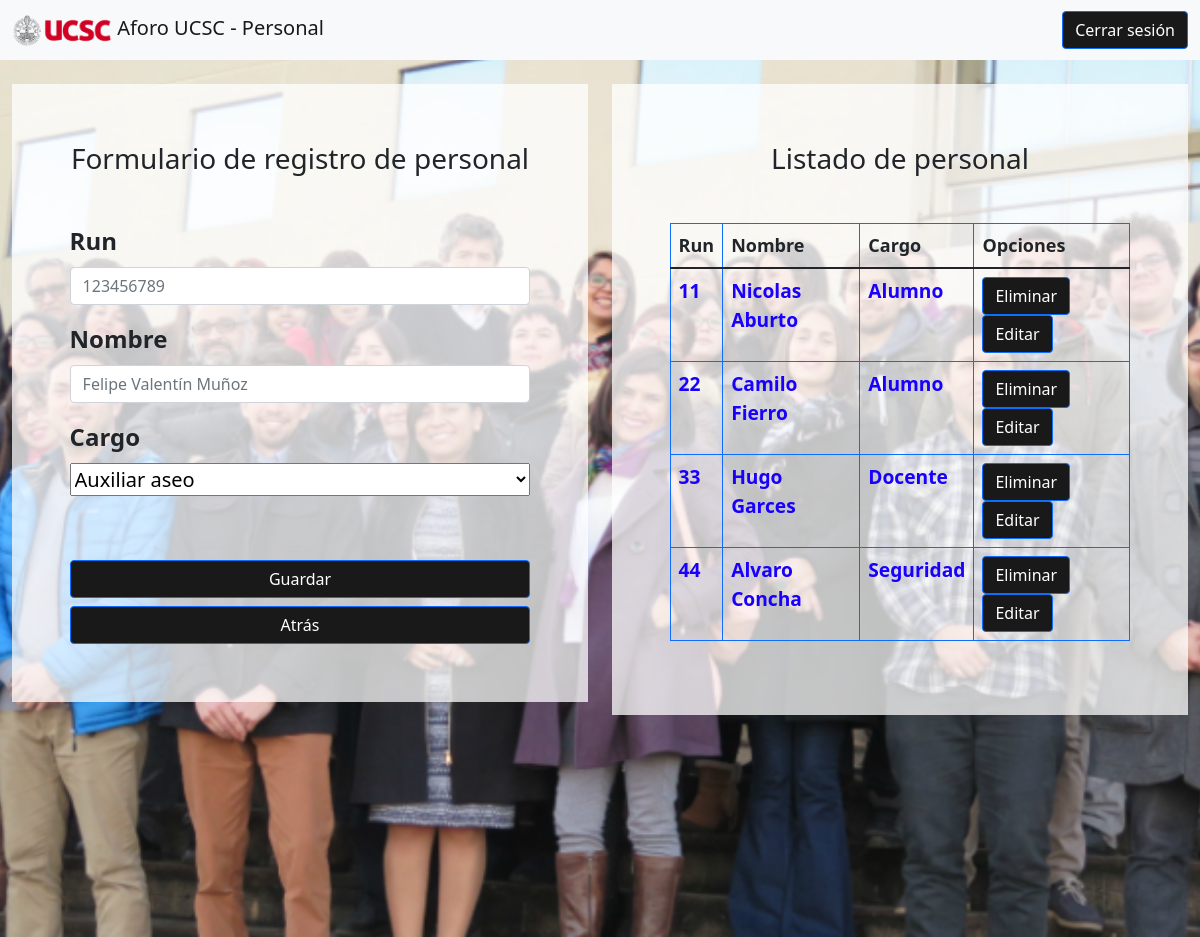
Screenshot of /Mantenedor_personal/index_personal.php with the database file from the repository.
### tables this page shows
CREATE TABLE `personal` (
  `run` int(9) NOT NULL,
  `nombre` varchar(30) NOT NULL,
  `cargo` varchar(14) NOT NULL
);

### Mantenedor_personal/index_personal.php (the view, shortened to what this page needs)
<?php
    require("conexion.php");
?>
<!DOCTYPE html>
<html lang="es">
<head>
    <link rel="stylesheet" href="../CSS/estilo_mantenedor.css">
    <link href="https://cdn.jsdelivr.net/npm/bootstrap@5.1.3/dist/css/bootstrap.min.css" rel="stylesheet">
</head>
<body>
    <nav class="navbar navbar-expand-lg navbar-light bg-light">
        <div class="container-fluid">
            <a class="navbar-brand" href="https://www.ucsc.cl/">
                <img src="../CSS/logoucsc.png" alt="" width="100" height="33" class="d-inline-block align-text-top">
                Aforo UCSC - Personal
            </a>
            <a align="center" href="../acceso.php" class="cerrarsesion boton">
                <button value="cerrarsesion" class="btn btn-primary" type="button">Cerrar sesión</button>
            </a>
        </div>
    </nav>
    <div class="container-fluid fondopersonal">
        <div class="row">
            <div class="col-lg-6 col-md-12 col-sm-12">
                <form action="funcion_guardar_personal.php" method="POST" class="formulario_personal">
                    <h3 align="center" class="mb-5">Formulario de registro de personal</h3>
                    <div class="mb-3">
                        <label class="form-label texto_registro">Run</label>
                        <input type="text" class="form-control" name="input_run_personal" placeholder="123456789" required>
                    </div>
                    <div class="mb-3">
                        <label class="form-label texto_registro">Nombre</label>
                        <input type="text" class="form-control" name="input_nombre_personal" placeholder="Felipe Valentín Muñoz" required>
                    </div>
                    <div class="mb-3">
                        <label class="form-label texto_registro">Cargo</label>
                        <br>
                        <select name="input_cargo_personal" class="opc_cargo">
                            <option>Auxiliar aseo</option>
                        </select>
                    </div>
                    <div class="d-grid gap-2 pt-5 boton">
                        <button type="submit" value="Guardar" class="btn btn-primary" type="button">Guardar</button>
                        <a align="center" href="../index_manten.php">
                            <button value="atras" class="btn btn-primary atras" type="button">Atrás</button>
                        </a>
                    </div>
                </form>
            </div>
            <div class="col-lg-6 col-md-12 col-sm-12">
                <div class="listado_personal">
                    <table class="table table-bordered border-primary texto_listado">
                        <h3 align="center" class="mb-5">Listado de personal</h3>
                        <thead>
                            <tr>
                                <th scope="col">Run</th>
                                <th scope="col">Nombre</th>
                                <th scope="col">Cargo</th>
                                <th scope="col">Opciones</th>
                            </tr>
                        </thead>
                        <tbody>
                            <?php
                            $consulta = "SELECT * FROM personal";
                            $resultado = mysqli_query($conexion, $consulta);
                            while ($row=mysqli_fetch_assoc($resultado)) {
                                $run_personal_recibido = $row["run"];
                                $nombre_personal_recibido = $row["nombre"];
                                $cargo_personal_recibido = $row["cargo"];
                                echo "<tr>";
                                echo "<td>".$run_personal_recibido."</td>";
                                echo "<td>".$nombre_personal_recibido."</td>";
                                echo "<td>".$cargo_personal_recibido."</td>";
                                echo "<td>
                                        <a class='boton' href='funcion_eliminar_personal.php?seleccionado=".$run_personal_recibido."'>
                                            <button value='eliminar' class='btn btn-primary' type='button'>Eliminar</button>
                                        </a>
                                        <a class='boton' href='editar_personal.php?seleccionado=".$run_personal_recibido."'>
                                            <button value='Editar' class='btn btn-primary' type='button'>Editar</button>
                                        </a>
                                      </td>";
                                echo "</tr>";
                            }
                            ?>
                        </tbody>
                    </table>
                </div>
            </div>
        </div>
    </div>
</body>
</html>

### CSS/estilo_mantenedor.css (style rules this page uses)
* { margin: 0%; }
.boton button { color: rgb(255, 255, 255); background-color: rgb(26, 25, 25); }
.fondopersonal { background-image: url('personal.png'); background-position: center; background-attachment: fixed; background-size: cover; background-repeat: no-repeat; padding: 2%; min-height: 877px; }
.atras { width: 100%;; }
.opc_cargo { width: 100%; height: 33px; font-size: 20px; }
.texto_registro { font-size: x-large; font-weight: 700; }
.formulario_personal { background-color: rgba(255, 255, 255, 0.74); padding: 10%; }
.listado_personal { background-color: rgba(255, 255, 255, 0.74); padding: 10%; }
.texto_listado th { font-size: large; font-weight: 700; }
.texto_listado td { font-size: larger; font-weight: bold; color: rgb(25, 0, 253) }

### rows the page displays
personal: run "11", nombre "Nicolas Aburto", cargo "Alumno"
personal: run "22", nombre "Camilo Fierro", cargo "Alumno"
personal: run "33", nombre "Hugo Garces", cargo "Docente"
personal: run "44", nombre "Alvaro Concha", cargo "Seguridad"
